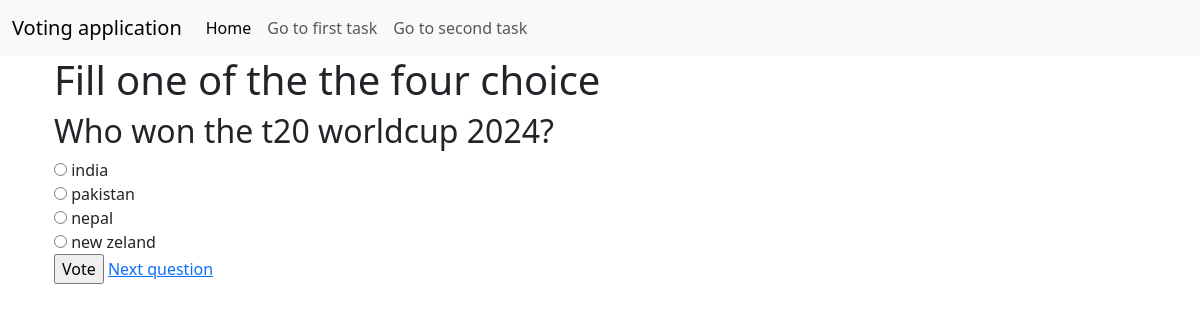
Page /poll_question/1 on the committed database.
### polls/models.py (models this page shows, shortened)
class Poll(models.Model):
    question = models.CharField(max_length=200)
    pub_date = models.DateTimeField('date published')

class Choice(models.Model):
    poll = models.ForeignKey(Poll, on_delete=models.CASCADE)
    choice_text = models.CharField(max_length=200)
    votes = models.IntegerField(default=0)

### polls/views.py (the view)
# urls.py: path("poll_question/<int:id>",views.Poll_Qestion,name='poll_question'),
def Poll_Qestion(request,id):
    poll = get_object_or_404(Poll, pk=id)
    return render(request, 'Poll_question.html', {'poll': poll})

### templates/Poll_question.html (shortened to what this page needs)
{% extends 'index.html'%}
{% block content%}
<div class="container">
    <h1>Fill one of the  the four choice </h1>
    <h2>{{ poll.question }}</h2>
    <form action="{% url 'vote' poll.id %}" method="post">
        {% for choice in poll.choice_set.all %}
        <input type="radio" name="choice" id="choice{{ forloop.counter }}" value="{{ choice.id }}">
        <label for="choice{{ forloop.counter }}">{{ choice.choice_text }}</label><br>
        {% endfor %}
        <input type="submit" value="Vote">
        <a href="{% url 'poll_question' poll.id|add:1 %}">Next  question</a>
    </form>
</div>
{% endblock %}

### rows in the picture
Poll: question "Who won the t20 worldcup 2024?"
Choice: choice_text "india"
Choice: choice_text "pakistan"
Choice: choice_text "nepal"
Choice: choice_text "new zeland"
